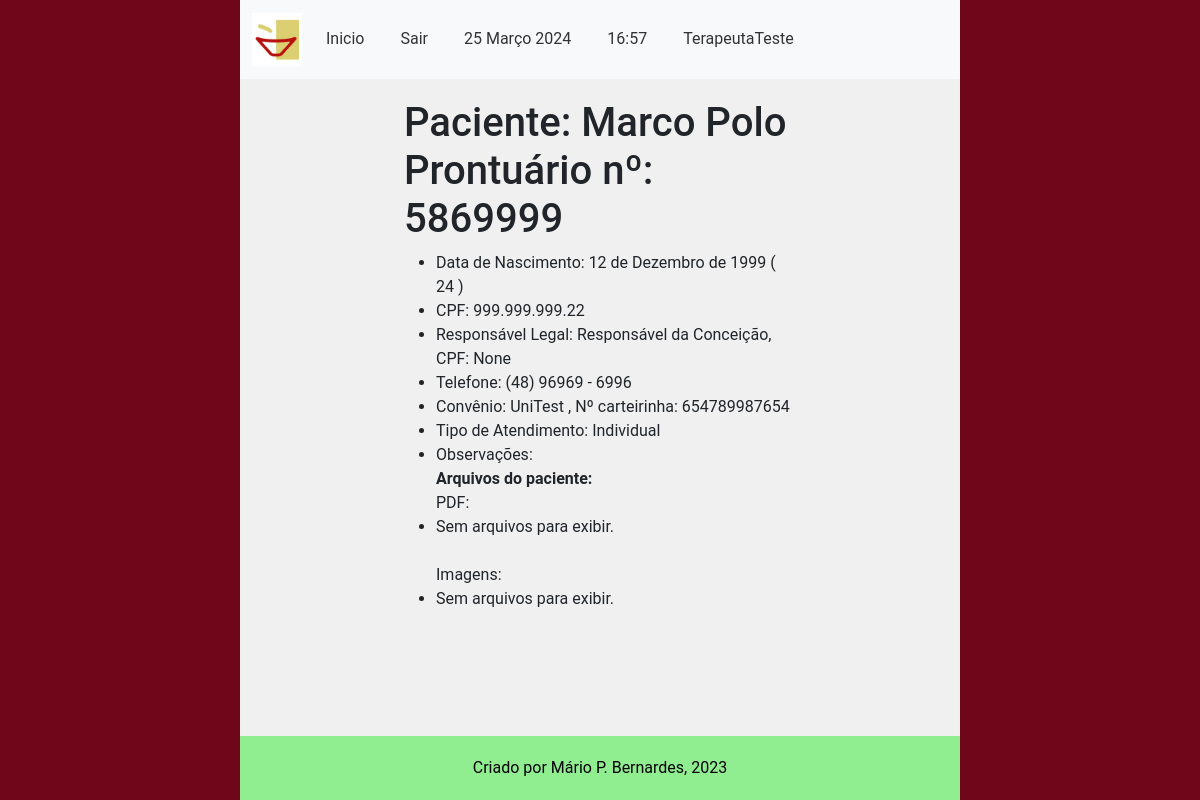
/main/dadospac/5869999/ (signed in), run on an earlier commit of the app's database.
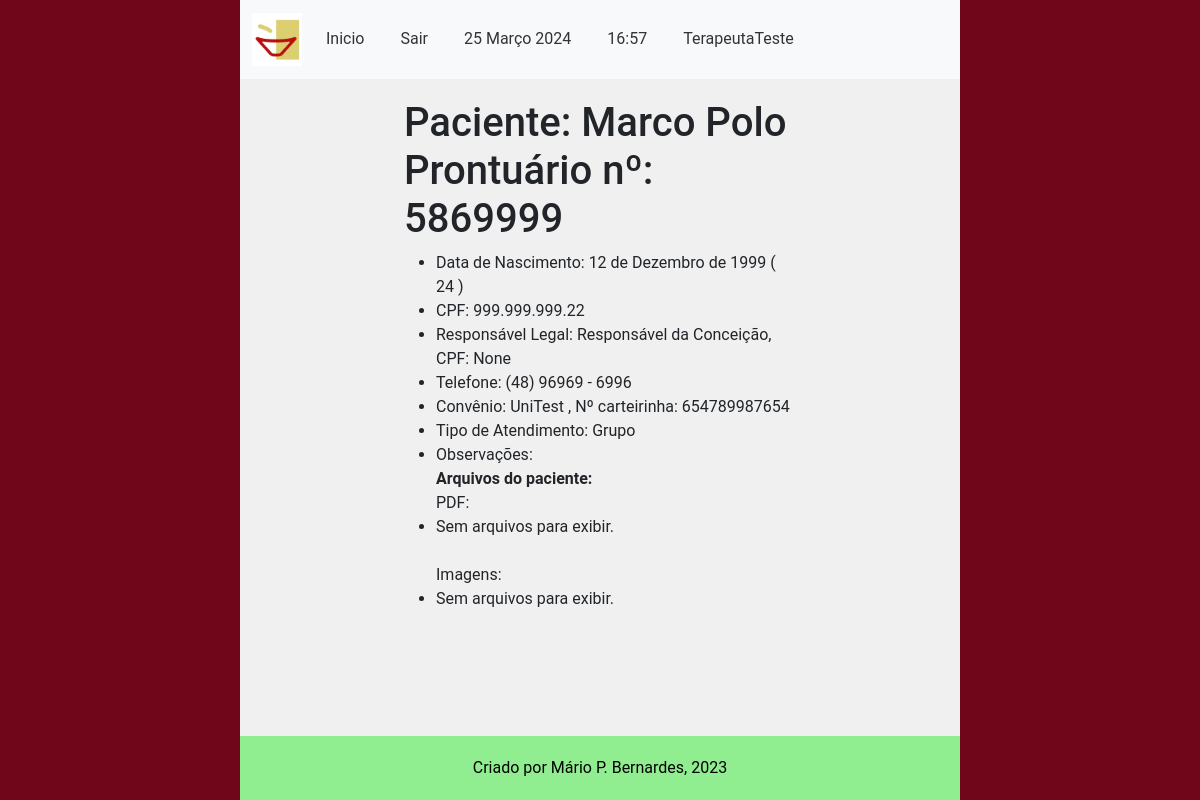
And on a later commit of the database.
### main/models.py (models this page shows, shortened)
class CadastroPacientes(models.Model):
    nome = models.CharField(verbose_name='Nome do Paciente', max_length=100,
                            validators=[validate_letters, MinLengthValidator(limit_value=5)])
    prontuario_numero = models.CharField(verbose_name='Nº de Prontuario', max_length=7,
                                         default=create_prontuario_numero,
                                         unique=True, validators=[validate_numbers, MinLengthValidator(limit_value=7)])
    nascimento = models.DateField(verbose_name='Data de Nascimento', help_text='dd/mm/aaaa',
                                  validators=[validate_date_past])
    responsavel_legal = models.CharField(verbose_name='Responsável Legal', max_length=100,
                                         null=True, blank=True, validators=[validate_letters,
                                                                            MinLengthValidator(limit_value=5)])
    cpf_responsavel_legal = models.CharField(verbose_name='CPF do Responsável', max_length=11, blank=True, null=True,
                                             validators=[validate_numbers, MinLengthValidator(limit_value=11)])
    data_inicio = models.DateField(verbose_name='Data de Inicio', help_text='dd/mm/aaaa', default=datetime.now)
    data_final = models.DateField(verbose_name='Data do Desligamento', help_text='dd/mm/aaaa', blank=True, null=True,
                                  validators=[validate_date_past])
    desligado = models.BooleanField(verbose_name='Desligado', help_text='Paciente desligado', default=False)
    cpf_numero = models.CharField(verbose_name='CPF', max_length=11, unique=True,
                                  help_text="CPF de menores consta na Certidão de Nascimento",
                                  validators=[validate_numbers, MinLengthValidator(limit_value=11)])
    MOD_CHOICES = (
        (0, 'Individual'),
        (1, 'Grupo'),
        (2, 'Casal'),
    )
    modalidade_atendimento = models.IntegerField(verbose_name='Modalidade', choices=MOD_CHOICES, default=0)
    grupo = models.ForeignKey(
        'CadastroGrupos',
        related_name='membros',
        on_delete=models.PROTECT,
        blank=True,
        null=True
    )
    convenio = models.ForeignKey(
        'ConveniosAceitos',
        related_name='pacientes',
        on_delete=models.PROTECT
    )
    carteirinha_convenio = models.CharField(verbose_name='Número do Convênio',
                                            max_length=50, blank=True, null=True,
                                            validators=[validate_numbers, MinLengthValidator(limit_value=7)])
    terapeuta = models.ForeignKey(
        'CadastroProfissionais',
        related_name='pacientes',
        on_delete=models.PROTECT
    )
    endereco_rua = models.CharField(verbose_name='Endereço', max_length=100,
                                    validators=[MinLengthValidator(limit_value=10)])
    endereco_bairro = models.CharField(verbose_name='Bairro', max_length=50,
                                       validators=[MinLengthValidator(limit_value=3)])
    endereco_numero = models.CharField(verbose_name='Número', max_length=7, validators=[validate_numbers])
    endereco_complemento = models.CharField(verbose_name='Complemento', max_length=100,
                                            validators=[MinLengthValidator(limit_value=4)])
    telefone_numero = models.CharField(verbose_name='Telefone', max_length=11,
                                       validators=[validate_numbers, MinLengthValidator(limit_value=11)])
    cidade = models.CharField(verbose_name='Cidade', max_length=100, validators=[validate_letters,
                                                                                 MinLengthValidator(limit_value=3)])
    cep_numero = models.CharField(verbose_name='CEP', max_length=8, validators=[validate_numbers,
                                                                                MinLengthValidator(limit_value=8)])
    email = models.EmailField(verbose_name='E-mail')
    observacoes = models.TextField(verbose_name='Observações', blank=True, null=True)
    objects = models.Manager()
    class Meta:
        verbose_name = 'Paciente'
        verbose_name_plural = 'Pacientes'
        ordering = ["nome"]
        permissions = [
            ('transfer_pac', 'Transferir Paciente (Terapeutas)'),
            ('deslig_pac', 'Desligar Paciente (Terapeutas)'),
            ('add_pac_group', 'Adicionar Paciente a Grupo (Terapeutas)'),
            ('remove_pac_from_group', 'Remover Paciente de um Grupo (Terapeutas)')
        ]

class ConveniosAceitos(models.Model):
    nome = models.CharField(verbose_name='Convênio', max_length=50, validators=[MinLengthValidator(limit_value=3)])
    cnpj_numero = models.CharField(verbose_name='CNPJ', max_length=14, blank=False, null=True,
                                   validators=[validate_numbers, MinLengthValidator(limit_value=14)])
    endereco_rua = models.CharField(verbose_name='Endereço', max_length=100, blank=False, null=True,
                                    validators=[MinLengthValidator(limit_value=10)])
    endereco_bairro = models.CharField(verbose_name='Bairro', max_length=50, blank=False, null=True,
                                       validators=[MinLengthValidator(limit_value=3)])
    endereco_numero = models.CharField(verbose_name='Número', max_length=7, blank=False, null=True,
                                       validators=[validate_numbers])
    endereco_complemento = models.CharField(verbose_name='Complemento', max_length=100, blank=False, null=True,
                                            validators=[MinLengthValidator(limit_value=4)])
    cidade = models.CharField(verbose_name='Cidade', max_length=20, blank=False, null=True,
                              validators=[validate_letters, MinLengthValidator(limit_value=3)])
    cep_numero = models.CharField(verbose_name='CEP', max_length=8, blank=False, null=True,
                                  validators=[validate_numbers, MinLengthValidator(limit_value=8)])
    responsavel_contato = models.CharField(verbose_name='Nome do Resposável', max_length=50, blank=False, null=True,
                                           validators=[validate_letters, MinLengthValidator(limit_value=3)])
    telefone_numero = models.CharField(verbose_name='Telefone', max_length=11, blank=False, null=True,
                                       validators=[validate_numbers, MinLengthValidator(limit_value=11)])
    email = models.EmailField(verbose_name='E-mail para Contato', blank=False, null=True, )
    observacoes = models.TextField(verbose_name='Observações', blank=True, null=True)
    objects = models.Manager()
    def __str__(self):
        return f'{self.nome}'
    class Meta:
        verbose_name = 'Convênio'
        verbose_name_plural = 'Convênios'
        permissions = [
            ('add_convenio', 'Adicionar Novo Convenio (Administrativos)')
        ]

### main/views.py (the view)
@login_required(login_url="/main/login")
def detalhes_paciente(request: HttpRequest, prontuario_numero: str):
    current_paciente = get_current_paciente(prontuario_numero)
    nascimento = current_paciente.nascimento
    idade_paciente = calculate_age(nascimento)
    paciente_pdf = get_current_pacient_pdf_media(current_paciente)
    paciente_images = get_current_pacient_image_media(current_paciente)
    context = {
        'paciente': current_paciente,
        'idade': idade_paciente,
        'pdf_media': paciente_pdf,
        'image_media': paciente_images
    }
    return render(request, 'paciente_details.html', context)

### main/services/pacientes_services.py (called while the page is built)
def get_current_paciente(prontuario_numero: str) -> CadastroPacientes:
    current_paciente = CadastroPacientes.objects.get(prontuario_numero=prontuario_numero)
    return current_paciente

def get_current_pacient_pdf_media(current_paciente: CadastroPacientes) -> QuerySet:
    paciente_pdf_media = PacientesMedia.objects.filter(paciente=current_paciente).exclude(pdf_file='n/d')
    return paciente_pdf_media

def get_current_pacient_image_media(current_paciente: CadastroPacientes) -> QuerySet:
    paciente_image_media = PacientesMedia.objects.filter(paciente=current_paciente).exclude(image_file='n/d')
    return paciente_image_media

### main/templatetags/custom_filters.py (called while the page is built)
@register.filter
def format_phone_number(phone_number: str) -> str:
    if not phone_number or len(phone_number) !=11:
        return phone_number
    formatted_number = f"({phone_number[0:2]}) {phone_number[2:7]} - {phone_number[7:]}"
    return formatted_number

@register.filter
def format_cpf(cpf_number: str) -> str:
    if not cpf_number or len(cpf_number) != 11:
        return cpf_number
    formatted_cpf = f"{cpf_number[:3]}.{cpf_number[3:6]}.{cpf_number[6:9]}.{cpf_number[9:]}"
    return formatted_cpf

### main/templates/paciente_details.html (shortened to what this page needs)
{% extends 'middleman1.html' %}
{% load bootstrap5 %}
{% load static%}
{% load custom_filters %}
{% block content %}
<h1> Paciente: {{ paciente.nome }} <br>
     Prontuário nº: {{ paciente.prontuario_numero }}
</h1>
    <ul>
        <li> Data de Nascimento: {{ paciente.nascimento}} ( {{ idade }} ) </li>
        <li> CPF: {{ paciente.cpf_numero | format_cpf }} </li>
        {% if paciente.responsavel_legal %}
        <li> Responsável Legal: {{ paciente.responsavel_legal }}, CPF: {{ paciente.cpf_responsavel_legal | format_cpf }} </li>
        {% endif %}
        <li> Telefone: {{ paciente.telefone_numero | format_phone_number }} </li>
        <li> Convênio: {{ paciente.convenio }}
        {% if paciente.carteirinha_convenio %}
        , Nº carteirinha: {{ paciente.carteirinha_convenio }}</li>
        {% endif %}
        <li> Tipo de Atendimento: {{ paciente.get_modalidade_atendimento_display }}</li>
        <li>Observações: {{ paciente.observacoes }} </li>
        <strong> Arquivos do paciente: </strong> <br>
        PDF:
        {% for media in pdf_media %}
            <li>
                {{ media.description }} - <a href="{% url 'main:paciente/pdf' media_id=media.id %}"> Visualizar </a>
            </li>
        {% empty %}
            <li> Sem arquivos para exibir.</li>
        {% endfor %}
        <br>
            Imagens: <br>
            {% for media in image_media %}
                <li>
                    {{ media.description }} - <a href="{% url 'main:paciente/image' media_id=media.id %}"> Visualizar </a>
                </li>
            {% empty %}
                <li> Sem arquivos para exibir.</li>
            {% endfor %}
    </ul>
{% endblock %}

What changed in the data, as far as the page shows it:
changed CadastroPacientes "Marco Polo": modalidade_atendimento "Individual" → "Grupo"
